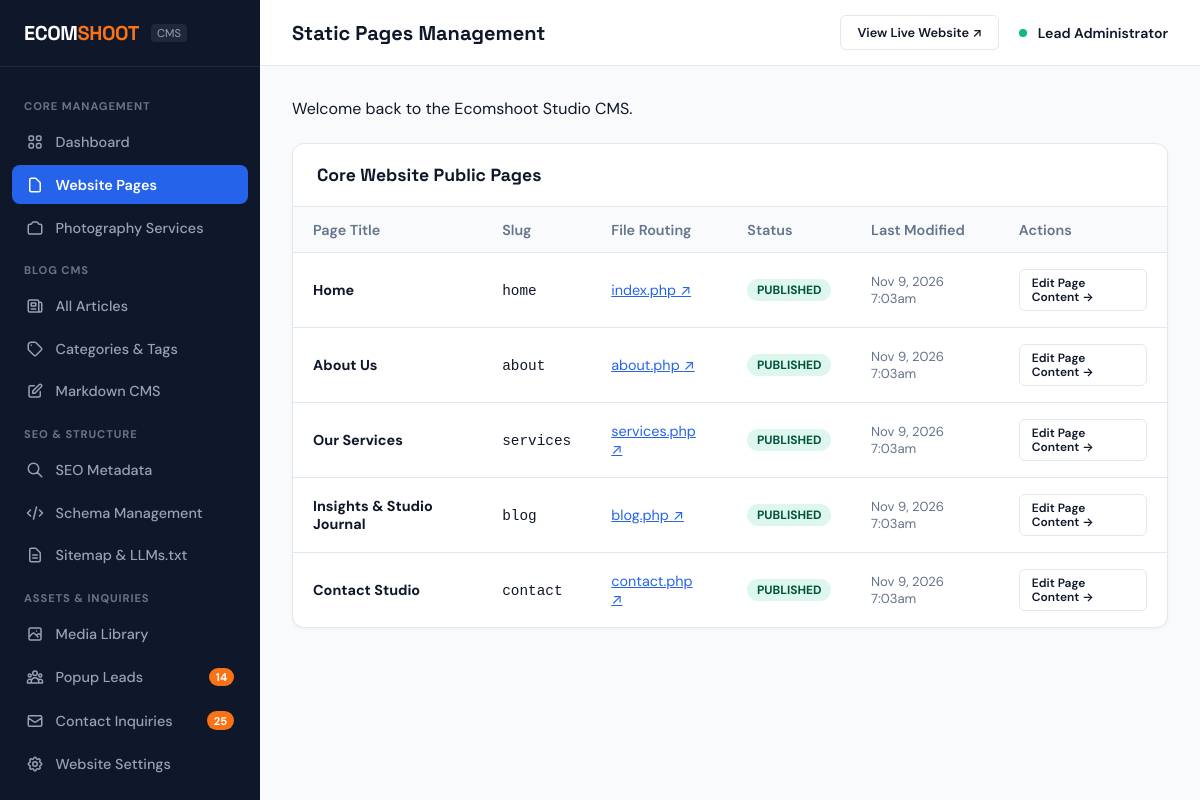
Page /admin/pages (signed in) on the committed database.
### tables this page shows
CREATE TABLE `pages` (
  `id` INT AUTO_INCREMENT PRIMARY KEY,
  `title` VARCHAR(200) NOT NULL,
  `slug` VARCHAR(100) NOT NULL UNIQUE,
  `file_name` VARCHAR(100) NOT NULL,
  `headline` VARCHAR(255) NULL,
  `subheadline` TEXT NULL,
  `content` LONGTEXT NULL,
  `status` ENUM('published', 'draft') DEFAULT 'published',
  `created_at` TIMESTAMP DEFAULT CURRENT_TIMESTAMP,
  `updated_at` TIMESTAMP DEFAULT CURRENT_TIMESTAMP ON UPDATE CURRENT_TIMESTAMP
);

### config/config.php (called while the page is built, shortened)
<?php
function e(?string $string): string {
    return htmlspecialchars($string ?? '', ENT_QUOTES, 'UTF-8');
}
function url(string $path = ''): string {
    $cleanPath = ltrim($path, '/');
    $cleanPath = preg_replace('/\.php$/i', '', $cleanPath);
    return BASE_URL . ($cleanPath ? '/' . $cleanPath : '');
}

### admin/pages.php (the view, shortened to what this page needs)
<?php
require_once __DIR__ . '/../config/config.php';
require_once __DIR__ . '/includes/header.php';
$db = Database::getInstance()->getConnection();
$pages = $db->query("SELECT * FROM pages ORDER BY id ASC")->fetchAll(PDO::FETCH_ASSOC);
?>
<div class="admin-card">
  <div class="admin-card-header">
    <div class="admin-card-title">Core Website Public Pages</div>
  </div>
  <div class="admin-card-body" style="padding: 0;">
    <table class="admin-table">
      <thead>
        <tr>
          <th>Page Title</th>
          <th>Slug</th>
          <th>File Routing</th>
          <th>Status</th>
          <th>Last Modified</th>
          <th>Actions</th>
        </tr>
      </thead>
      <tbody>
        <?php foreach ($pages as $p): ?>
          <tr>
            <td style="font-weight: 700;">
              <?= e($p['title']) ?>
            </td>
            <td><code><?= e($p['slug']) ?></code></td>
            <td><a href="<?= url($p['file_name']) ?>" target="_blank" style="color: var(--admin-primary);"><?= e($p['file_name']) ?> &nearr;</a></td>
            <td><span class="status-pill status-published"><?= ucfirst(e($p['status'])) ?></span></td>
            <td style="font-size: 0.82rem; color: var(--admin-text-muted);"><?= date('M j, Y g:ia', strtotime($p['updated_at'])) ?></td>
            <td>
              <a href="<?= url('admin/page-edit.php?id=' . $p['id']) ?>" class="btn-admin btn-admin-outline" style="font-size: 0.75rem; padding: 0.35rem 0.75rem;">
                Edit Page Content &rarr;
              </a>
            </td>
          </tr>
        <?php endforeach; ?>
      </tbody>
    </table>
  </div>
</div>
<?php require_once __DIR__ . '/includes/footer.php'; ?>

### assets/css/admin.css (style rules this page uses)
:root { --admin-sidebar-width: 260px; --admin-header-height: 65px; --admin-bg: #F8FAFC; --admin-sidebar-bg: #0F172A; --admin-sidebar-hover: #1E293B; --admin-card-bg: #FFFFFF; --admin-border: #E2E8F0; --admin-text-main: #0F172A; --admin-text-muted: #64748B; --admin-primary: #2563EB; --admin-primary-hover: #1D4ED8; --admin-coral: #F97316; --admin-success: #10B981; --admin-danger: #EF4444; --admin-warning: #F59E0B; }
body.admin-body { background-color: var(--admin-bg); color: var(--admin-text-main); font-family: 'DM Sans', -apple-system, BlinkMacSystemFont, sans-serif; margin: 0; display: flex; min-height: 100vh; }
.admin-card { background-color: var(--admin-card-bg); border: 1px solid var(--admin-border); border-radius: 12px; overflow: hidden; box-shadow: 0 1px 3px rgba(15, 23, 42, 0.05); margin-bottom: 2rem; }
.admin-card-header { padding: 1.25rem 1.5rem; border-bottom: 1px solid var(--admin-border); display: flex; align-items: center; justify-content: space-between; }
.admin-card-title { font-family: 'Space Grotesk', sans-serif; font-size: 1.1rem; font-weight: 700; }
.admin-card-body { padding: 1.5rem; }
.admin-table { width: 100%; border-collapse: collapse; text-align: left; font-size: 0.9rem; }
.admin-table th { background-color: #F8FAFC; padding: 0.85rem 1.25rem; font-weight: 600; color: var(--admin-text-muted); border-bottom: 1px solid var(--admin-border); }
.admin-table td { padding: 1rem 1.25rem; border-bottom: 1px solid var(--admin-border); vertical-align: middle; }
.admin-table tr:last-child td { border-bottom: none; }
.status-pill { display: inline-block; font-size: 0.75rem; font-weight: 700; padding: 0.2rem 0.6rem; border-radius: 9999px; text-transform: uppercase; }
.status-published, .status-active, .status-converted { background-color: #DEF7EC; color: #03543F; }
.btn-admin { display: inline-flex; align-items: center; gap: 0.4rem; padding: 0.55rem 1rem; font-size: 0.88rem; font-weight: 600; border-radius: 6px; border: 1px solid transparent; cursor: pointer; text-decoration: none; line-height: 1.2; }
.btn-admin-outline { background-color: #FFFFFF; border-color: var(--admin-border); color: var(--admin-text-main); }

### rows in the picture
pages: title "Home", slug "home", file_name "index.php", status "PUBLISHED", updated_at "Nov 9, 2026 7:03am"
pages: title "About Us", slug "about", file_name "about.php", status "PUBLISHED", updated_at "Nov 9, 2026 7:03am"
pages: title "Our Services", slug "services", file_name "services.php", status "PUBLISHED", updated_at "Nov 9, 2026 7:03am"
pages: title "Insights & Studio Journal", slug "blog", file_name "blog.php", status "PUBLISHED", updated_at "Nov 9, 2026 7:03am"
pages: title "Contact Studio", slug "contact", file_name "contact.php", status "PUBLISHED", updated_at "Nov 9, 2026 7:03am"

### other values in the picture
$newLeadsCount "14"
$unreadCount "25"
$adminTitle "Static Pages Management"
$currentAdmin['name'] "Lead Administrator"
$flash['message'] "Welcome back to the Ecomshoot Studio CMS."
